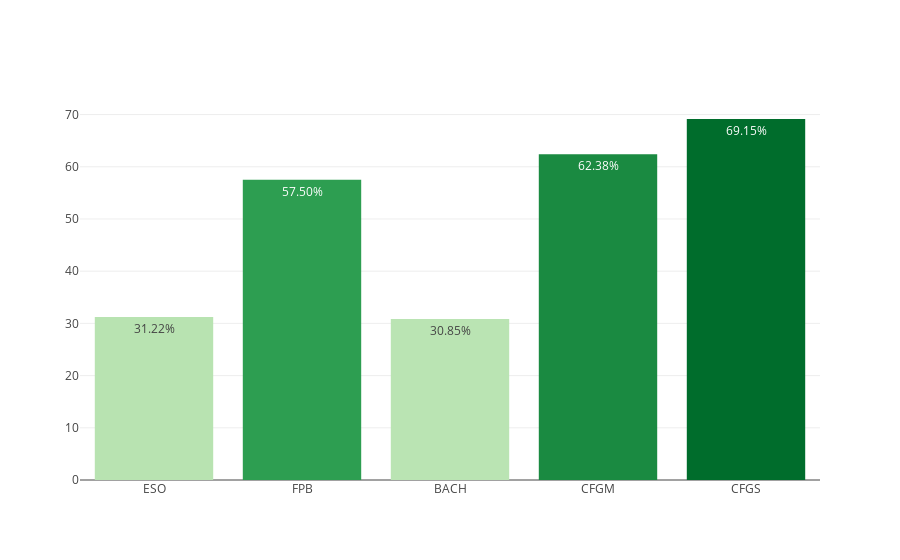

The cell this chart's notebook holds for it:
### Markdown cell above
## GLOBAL

### Code cell
dfc_summary = dfc.groupby('etapa').mean().loc[stages]
myplotly.bar_simple(dfc_summary.index, dfc_summary['éxito'])

### Figure 1 — Plotly figure (JSON) as saved in the notebook; plotly's stock layout.template omitted (floating-point values rounded to 4 significant figures)
{"data": [{"hoverinfo": "x+text", "marker": {"color": [31.22, 57.5, 30.85, 62.38, 69.15], "colorscale": [[0, "rgb(186,228,179)"], [0.3333, "rgb(116,196,118)"], [0.6667, "rgb(49,163,84)"], [1, "rgb(0,109,44)"]]}, "text": ["31.22%", "57.50%", "30.85%", "62.38%", "69.15%"], "type": "bar", "uid": "5ce06088-126a-4542-93cb-ed2ed19974b4", "x": ["ESO", "FPB", "BACH", "CFGM", "CFGS"], "y": [31.22, 57.5, 30.85, 62.38, 69.15]}], "layout": {"title": {"text": ""}}}
